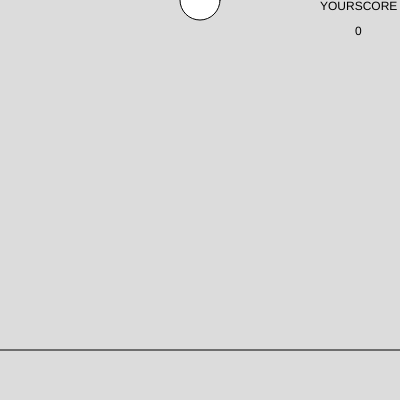
Frame 1 (no input)
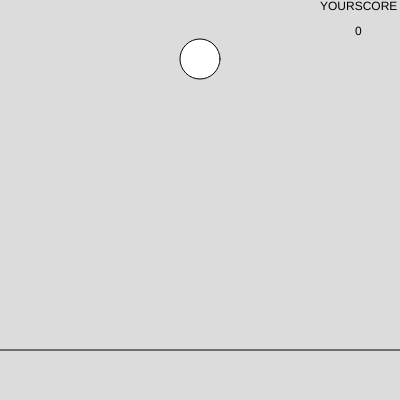
Frame 60 (no input)
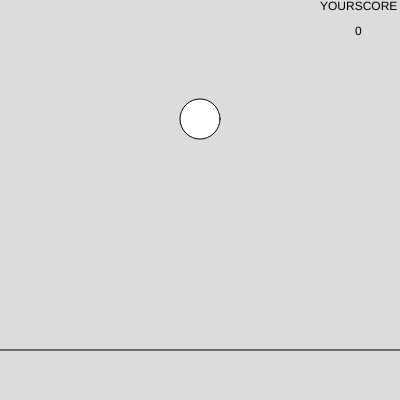
Frame 120 (the mouse pressed at the canvas centre since frame 60)

The p5.js sketch that drew these frames (run headless with seeded random() and noise() and a simulated clock; from frame 60 on, the mouse is pressed at the canvas centre):

// p5.js sketch
// ── sketch.js
var sy = 0;
var score = 0;
function keyPressed() {
  if (key == "s" && sy > 350) {
    score = score + 25;
  }
}

function setup() {
  createCanvas(400, 400);
}

function draw() {
  background(220);
  ellipse(200, sy, 40, 40);
  sy = sy + 1;
  if (sy > 400) {
    sy = 0;
  }
  text("YOURSCORE", 320, 10);
  text(score, 355, 35);
  line(0, 350, 400, 350);
}
